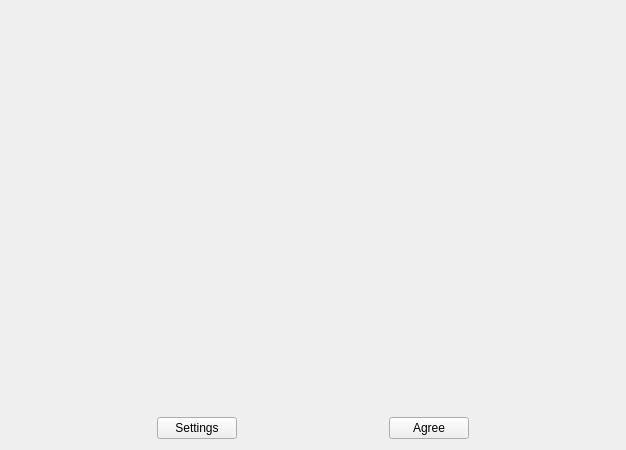
<?xml version="1.0" encoding="UTF-8"?>
<ui version="4.0">
    <class>OCC::DataProtectionPage</class>
    <widget class="QWidget" name="OCC::DataProtectionPage">
        <property name="geometry">
            <rect>
                <x>0</x>
                <y>0</y>
                <width>626</width>
                <height>450</height>
            </rect>
        </property>
        <property name="sizePolicy">
            <sizepolicy hsizetype="Preferred" vsizetype="Preferred">
                <horstretch>0</horstretch>
                <verstretch>0</verstretch>
            </sizepolicy>
        </property>
        <property name="windowTitle">
            <string>Form</string>
        </property>
        <layout class="QVBoxLayout" name="mainVBox">
            <item>
                <widget class="QLabel" name="logoLabel"/>
            </item>
            <item>
                <widget class="QLabel" name="descriptionLabel">
                    <property name="wordWrap">
                        <bool>true</bool>
                    </property> 
                </widget>
            </item>
            <item>
                <layout class="QHBoxLayout" name="buttonLayout">
                    <item>
                        <widget class="QPushButton" name="settingsButton">
                            <property name="maximumSize">
                                <size>
                                    <width>80</width>
                                    <height>16777215</height>
                                </size>
                            </property>
                            <property name="text">
                                <string>Settings</string>
                            </property>
                        </widget>
                    </item>
                    <item>
                        <widget class="QPushButton" name="agreeButton">
                            <property name="maximumSize">
                                <size>
                                    <width>80</width>
                                    <height>16777215</height>
                                </size>
                            </property>
                            <property name="text">
                                <string>Agree</string>
                            </property>
                        </widget>
                    </item>
                </layout>
            </item>
        </layout>
    </widget>
    <customwidgets>
        <customwidget>
            <class>OCC::SlideShow</class>
            <extends>QWidget</extends>
            <header>wizard/slideshow.h</header>
        </customwidget>
        <customwidget>
            <class>OCC::LinkLabel</class>
            <extends>QWidget</extends>
            <header>wizard/linklabel.h</header>
            <container>1</container>
        </customwidget>
    </customwidgets>
    <resources/>
    <connections/>
</ui>
